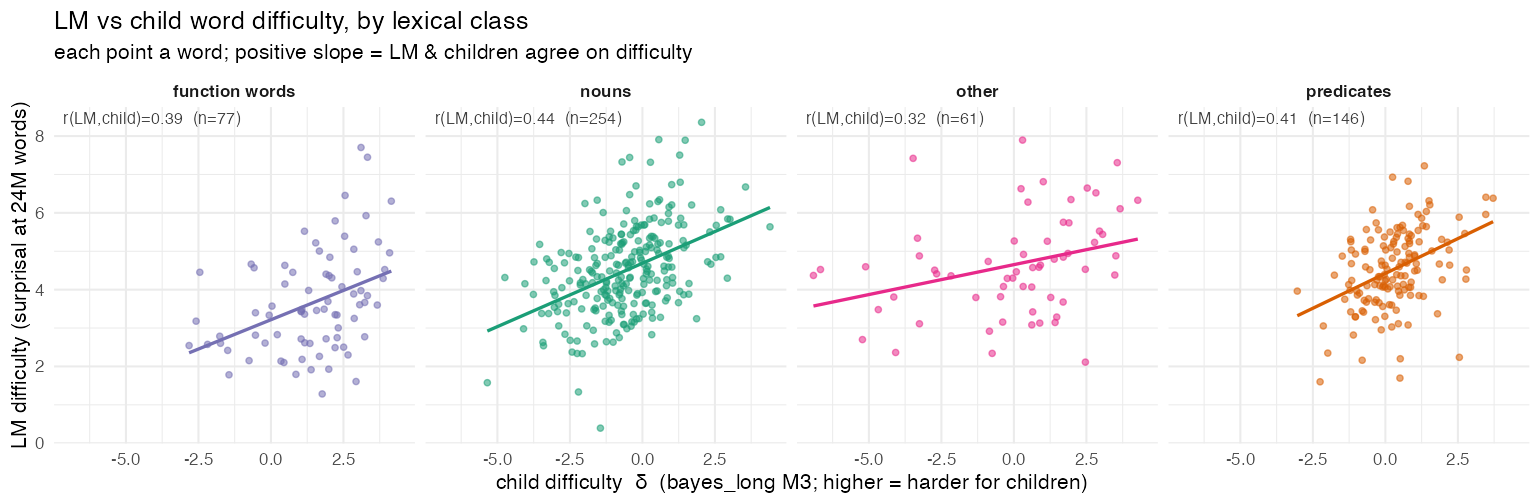

Recreate this plot in R.
#!/usr/bin/env Rscript
# Candidate composite PANEL B: LM word-difficulty vs children's difficulty (delta_j), broken down by
# lexical class (matches fig-efficiency's Dark2 classes). Tests where LM & children (dis)agree.
suppressPackageStartupMessages({library(dplyr);library(readr);library(ggplot2)})
ROOT <- "/Users/mcfrank/Projects/standard_model_2"; OUT <- file.path(ROOT,"studies/llm")

cd <- read_csv(file.path(ROOT,"fits/bayes_long/summaries/marchman_a3_m3_psi.csv"), show_col_types=FALSE) |>
  mutate(word=tolower(sub("^(id|ul):","",item))) |> filter(!grepl(" ",word)) |> select(word, delta_j)
lad <- read_csv(file.path(ROOT,"fits/llm/ladder_bestval_finer.csv"), show_col_types=FALSE) |> mutate(lx=log10(words))
lmw <- lad |> group_by(word,words,lx) |> summarise(s=mean(surprisal),.groups="drop") |>
  group_by(word) |> summarise(final_surp=s[which.max(lx)], .groups="drop")
key <- read_csv(file.path(ROOT,"data/intermediates/cdi_master_item_key.csv"), show_col_types=FALSE) |>
  mutate(word=tolower(sub("^(id|ul):","",item))) |>
  transmute(word, lexical_class=lexical_category, logfreq=log10(prob)) |> distinct(word,.keep_all=TRUE)
d <- cd |> inner_join(lmw,by="word") |> inner_join(key,by="word") |>
  filter(lexical_class %in% c("nouns","predicates","function_words","other")) |>
  mutate(lexical_class=recode(lexical_class, function_words="function words"))

# per-class correlations (LM-child, and LM-freq to show the mechanism)
lab <- d |> group_by(lexical_class) |> summarise(
  n=n(), r_lmchild=cor(final_surp,delta_j), r_lmfreq=cor(final_surp,logfreq),
  r_childfreq=cor(delta_j,logfreq), .groups="drop") |>
  mutate(txt=sprintf("r(LM,child)=%.2f  (n=%d)", r_lmchild, n))
cat("per-class: LM-child, LM-freq, child-freq correlations\n"); print(as.data.frame(lab[,1:5]), row.names=FALSE)

pal <- c("nouns"="#1b9e77","predicates"="#d95f02","function words"="#7570b3","other"="#e7298a")
p <- ggplot(d, aes(delta_j, final_surp)) +
  geom_point(aes(colour=lexical_class), alpha=.55, size=1.2) +
  geom_smooth(aes(colour=lexical_class), method="lm", se=FALSE, linewidth=.8) +
  geom_text(data=lab, aes(x=-Inf, y=Inf, label=txt), hjust=-0.05, vjust=1.4, size=3, colour="grey25") +
  facet_wrap(~lexical_class, nrow=1) +
  scale_colour_manual(values=pal, guide="none") +
  labs(title="LM vs child word difficulty, by lexical class",
       subtitle="each point a word; positive slope = LM & children agree on difficulty",
       x="child difficulty  δ  (bayes_long M3; higher = harder for children)",
       y="LM difficulty (surprisal at 24M words)") +
  theme_minimal(base_size=11) + theme(strip.text=element_text(face="bold"))
ggsave(file.path(OUT,"fig_difficulty_by_class.png"), p, width=11, height=3.6, dpi=140)
cat("wrote fig_difficulty_by_class.png\n")
